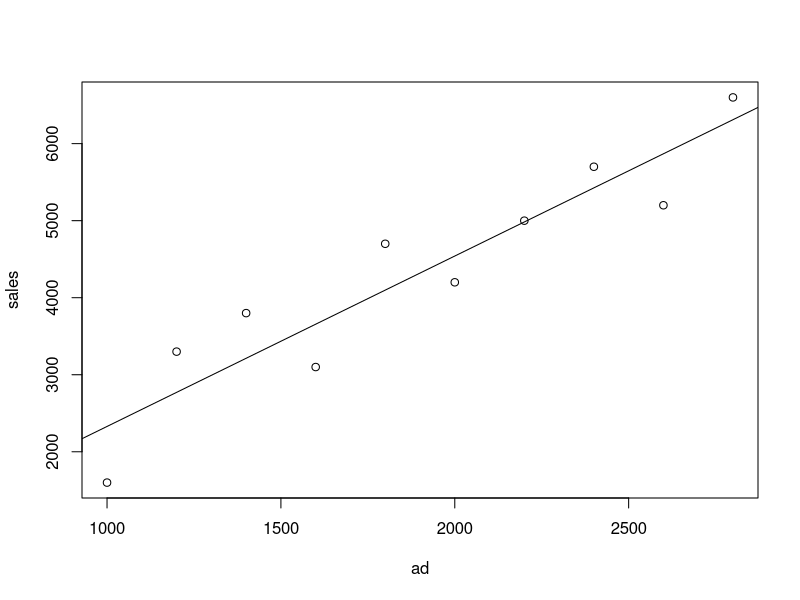

The R script that drew this image:
# ライブラリ読み込み
library(tidyverse)
library(caret)

# csvファイルの読み込み
df<- read.csv("data/advertising_data.csv", fileEncoding ="cp932")

# 散布図
X = df$ad
y = df$sales
plot(X, y, xlab="ad", ylab="sales")

# 相関係数の確認
cor(X, y)

# 最小二乗法モデルを作成
model <- lm(y ~ X)

# 回帰係数と切片を表示
coef(model)

# 決定係数でモデルの精度を確認
summary(model)$r.squared

# 検定結果の表示
summary(model)

# p値
summary(model)$coefficients[,4]

# 95%信頼区間
conf_int <- confint(model, level=0.95)
print(conf_int)

# 予測
predict(model, df)

#回帰式を描画
abline(model)
